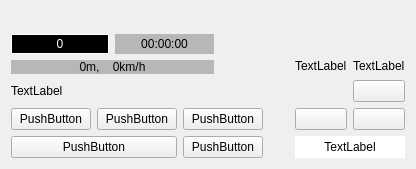
<?xml version="1.0" encoding="UTF-8"?>
<ui version="4.0">
 <class>EnforcementComponentWidget</class>
 <widget class="QWidget" name="EnforcementComponentWidget">
  <property name="geometry">
   <rect>
    <x>0</x>
    <y>0</y>
    <width>416</width>
    <height>169</height>
   </rect>
  </property>
  <property name="windowTitle">
   <string>Form</string>
  </property>
  <layout class="QGridLayout" name="gridLayout_3">
   <item row="0" column="0">
    <layout class="QGridLayout" name="gridLayout" rowstretch="1,1,1,1" columnstretch="1,2,1">
     <item row="0" column="0">
      <spacer name="verticalSpacer">
       <property name="orientation">
        <enum>Qt::Vertical</enum>
       </property>
       <property name="sizeHint" stdset="0">
        <size>
         <width>20</width>
         <height>40</height>
        </size>
       </property>
      </spacer>
     </item>
     <item row="3" column="0">
      <layout class="QGridLayout" name="gridLayout_6" columnstretch="2,2,1">
       <item row="1" column="2">
        <widget class="CustomPushButton" name="dzMinusPushButton">
         <property name="text">
          <string>PushButton</string>
         </property>
        </widget>
       </item>
       <item row="1" column="0" colspan="2">
        <widget class="CustomPushButton" name="zoomRangePushButton">
         <property name="text">
          <string>PushButton</string>
         </property>
        </widget>
       </item>
       <item row="0" column="1">
        <widget class="CustomPushButton" name="readyPushButton">
         <property name="text">
          <string>PushButton</string>
         </property>
        </widget>
       </item>
       <item row="0" column="2">
        <widget class="CustomPushButton" name="dzPlusPushButton">
         <property name="text">
          <string>PushButton</string>
         </property>
        </widget>
       </item>
       <item row="0" column="0">
        <widget class="CustomPushButton" name="hidePushButton">
         <property name="text">
          <string>PushButton</string>
         </property>
        </widget>
       </item>
      </layout>
     </item>
     <item row="1" column="0">
      <layout class="QGridLayout" name="gridLayout_4" columnstretch="2,2,1">
       <item row="0" column="1">
        <widget class="CustomLabel" name="enforcementTimeLabel">
         <property name="styleSheet">
          <string notr="true">QLabel{
	background-color : rgba(127,127,127,127);
	color : black;
}</string>
         </property>
         <property name="text">
          <string>00:00:00</string>
         </property>
         <property name="alignment">
          <set>Qt::AlignCenter</set>
         </property>
        </widget>
       </item>
       <item row="1" column="0" colspan="2">
        <widget class="CustomLabel" name="enforcementDistanceSpeedLabel">
         <property name="styleSheet">
          <string notr="true">QLabel{
	background-color : rgba(127,127,127,127);
	color : black;
}</string>
         </property>
         <property name="text">
          <string>0m,    0km/h</string>
         </property>
         <property name="alignment">
          <set>Qt::AlignCenter</set>
         </property>
        </widget>
       </item>
       <item row="0" column="0">
        <widget class="CustomLabel" name="enforcementCountLabel">
         <property name="styleSheet">
          <string notr="true">QLabel {
	background-color : black;
	color : white;
	border : 1px solid white;
}</string>
         </property>
         <property name="text">
          <string>0</string>
         </property>
         <property name="alignment">
          <set>Qt::AlignCenter</set>
         </property>
        </widget>
       </item>
       <item row="0" column="2">
        <spacer name="horizontalSpacer_2">
         <property name="orientation">
          <enum>Qt::Horizontal</enum>
         </property>
         <property name="sizeHint" stdset="0">
          <size>
           <width>40</width>
           <height>20</height>
          </size>
         </property>
        </spacer>
       </item>
      </layout>
     </item>
     <item row="2" column="2" rowspan="2">
      <layout class="QGridLayout" name="gridLayout_9" rowstretch="1,1,1" columnstretch="1,1">
       <item row="1" column="1">
        <widget class="CustomPushButton" name="bikePushButton">
         <property name="text">
          <string/>
         </property>
        </widget>
       </item>
       <item row="1" column="0">
        <widget class="CustomPushButton" name="truckPushButton">
         <property name="text">
          <string/>
         </property>
        </widget>
       </item>
       <item row="0" column="1">
        <widget class="CustomPushButton" name="saveImagePushButton">
         <property name="text">
          <string/>
         </property>
        </widget>
       </item>
       <item row="2" column="0" colspan="2">
        <widget class="CustomLabel" name="speedLimitLabel">
         <property name="styleSheet">
          <string notr="true">QLabel {
    background-color: white;
    border: none;
    color : black;
}

QLabel:disabled {
    background-color: white;
    color:#7f7f7f;
    border:1px solid #7030a0;
}</string>
         </property>
         <property name="text">
          <string>TextLabel</string>
         </property>
         <property name="alignment">
          <set>Qt::AlignCenter</set>
         </property>
        </widget>
       </item>
      </layout>
     </item>
     <item row="3" column="1">
      <widget class="CustomLabel" name="distanceLabel">
       <property name="text">
        <string/>
       </property>
      </widget>
     </item>
     <item row="2" column="0">
      <widget class="CustomLabel" name="thumbnailLabel">
       <property name="text">
        <string>TextLabel</string>
       </property>
      </widget>
     </item>
     <item row="1" column="2">
      <layout class="QVBoxLayout" name="verticalLayout">
       <item>
        <widget class="CustomLabel" name="speedLabel">
         <property name="text">
          <string/>
         </property>
        </widget>
       </item>
       <item>
        <layout class="QHBoxLayout" name="horizontalLayout">
         <item>
          <widget class="QLabel" name="recIconLabel">
           <property name="text">
            <string>TextLabel</string>
           </property>
          </widget>
         </item>
         <item>
          <widget class="CustomLabel" name="recLabel">
           <property name="text">
            <string>TextLabel</string>
           </property>
          </widget>
         </item>
        </layout>
       </item>
      </layout>
     </item>
    </layout>
   </item>
  </layout>
 </widget>
 <customwidgets>
  <customwidget>
   <class>CustomPushButton</class>
   <extends>QPushButton</extends>
   <header>CustomPushButton.h</header>
  </customwidget>
  <customwidget>
   <class>CustomLabel</class>
   <extends>QLabel</extends>
   <header location="global">CustomLabel.h</header>
  </customwidget>
 </customwidgets>
 <resources/>
 <connections/>
</ui>
